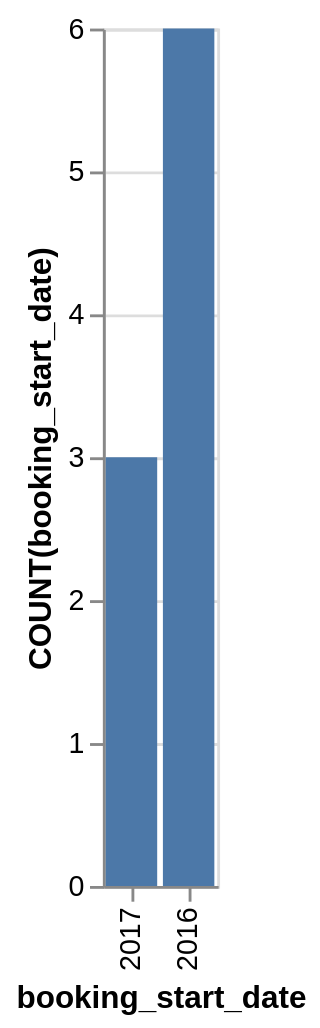

The specification (Vega-Lite) saved for this image:
### Vega-Lite specification from a JSON file in a GitHub repository (floating-point values rounded to 4 significant figures)
{"data": {"values": [{"x_data": "2016", "y_data": 6}, {"x_data": "2017", "y_data": 3}]}, "mark": "bar", "encoding": {"x": {"field": "x_data", "type": "nominal", "title": "booking_start_date", "sort": {"op": "sum", "field": "y_data", "order": "ascending"}}, "y": {"field": "y_data", "type": "quantitative", "title": "COUNT(booking_start_date)"}}}
